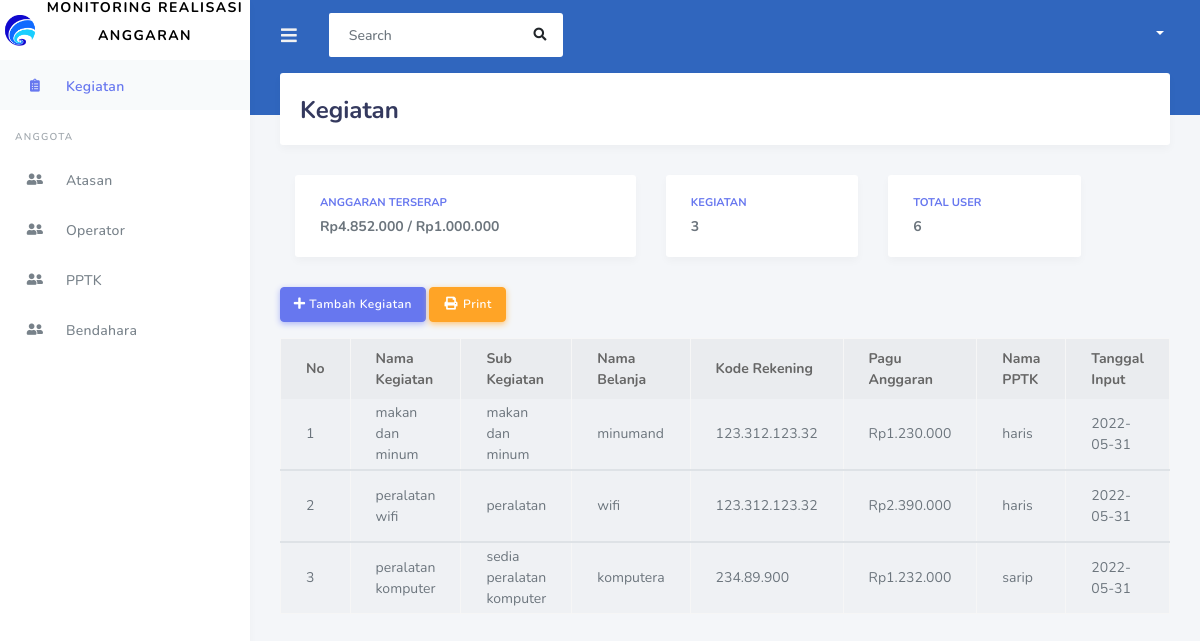
Page /operator/CKegiatanCRUD/index on the committed database.
### tables this page shows
CREATE TABLE `tb_kegiatan` (
  `id_kegiatan` int(11) NOT NULL,
  `nama_kegiatan` varchar(250) NOT NULL,
  `sub_kegiatan` varchar(250) NOT NULL,
  `nama_belanja` varchar(250) NOT NULL,
  `kode_rekening` varchar(250) NOT NULL,
  `pagu_anggaran` int(250) NOT NULL,
  `nama_pptk` varchar(250) NOT NULL,
  `tanggal_input` date NOT NULL,
  `nominal` int(250) NOT NULL,
  `bukti_tagihan` varchar(250) NOT NULL,
  `bukti_transfer` varchar(250) NOT NULL
);

### application/controllers/operator/CKegiatanCRUD.php (called while the page is built, shortened)
<?php
    class CKegiatanCRUD extends CI_Controller {
        public function index() {
            $data['kegiatan'] = $this->mkegiatancrud->tampilData()->result();
            $data['user'] = $this->mpptkcrud->tampilData()->result();
            $data['keg'] = $this->mkegiatancrud->count('tb_kegiatan');
            $data['bukti_tagihan'] = $this->mkegiatancrud->count('tb_kegiatan', 'bukti_tagihan');
            $data['bukti_transfer'] = $this->mkegiatancrud->count('tb_kegiatan', 'bukti_transfer') ;
            $data['pagu_anggaran'] = $this->mkegiatancrud->sum('tb_kegiatan', 'pagu_anggaran', );
            $data['nominal'] = $this->mkegiatancrud->sum('tb_kegiatan', 'nominal', );
            $data['PPTK'] = $this->mkegiatancrud->count('tb_pengguna', ' PPTK') ;
            $this->load->view('operator/VHeader');
            $this->load->view('operator/VSidebar');
            $this->load->view('operator/VKegiatanCRUD', $data);
            $this->load->view('operator/VFooter');
        }
    }

### index.php (called while the page is built, shortened)
<?php
require_once BASEPATH.'core/CodeIgniter.php';

### application/models/MKegiatanCRUD.php (called while the page is built, shortened)
<?php
class MKegiatanCRUD extends CI_Model {
    public function tampilData() {
        return $this->db->get('tb_kegiatan');
    }
    public function sum($table, $field)
    {
        $this->db->select_sum($field);
        return $this->db->get($table)->row_array()[$field];
    }
    public function count($table)
    {
        return $this->db->count_all($table);
    }
}
?>

### application/views/operator/VKegiatanCRUD.php (the view, shortened to what this page needs)
<div class="main-content">
    <section class="section">
        <div class="section-header">
            <h1>Kegiatan</h1>
        </div>
        <div class="container-fluid">
            <div class="row">
            <div class="col-xl-5 col-md-6">
                    <div class="card">
                        <div class="card-body">
                            <div class="row no-gutters align-items-center">
                                <div class="col mr-2">
                                    <div class="small text-xs font-weight-bold text-primary text-uppercase mb-1">
                                    ANGGARAN TERSERAP
                                    </div>
                                    <div class="h8 mb-0 font-weight-bold text-gray-800"><td>Rp<?php echo number_format($pagu_anggaran, 0, ',', '.') ?> /  <td>Rp<?php echo number_format($nominal, 0, ',', '.') ?> </div>
                                </div>
                            </div>
                        </div>
                    </div>
                </div>
                <div class="col-xl-3 col-md-6">
                    <div class="card">
                        <div class="card-body">
                            <div class="row no-gutters align-items-center">
                                <div class="col mr-2">
                                    <div class="small text-xs font-weight-bold text-primary text-uppercase mb-1">
                                        KEGIATAN
                                    </div>
                                    <div class="h8 mb-0 font-weight-bold text-gray-800"><?= $keg ?></td>
                                    </div>
                                </div>
                            </div>
                        </div>
                    </div>
                </div>
                <div class="col-xl-3 col-md-6">
                    <div class="card">
                        <div class="card-body">
                            <div class="row no-gutters align-items-center">
                                <div class="col">
                                    <div class="small text-xs font-weight-bold text-primary text-uppercase mb-1">
                                        TOTAL USER
                                    </div>
                                    <div class="h8 mb-0 font-weight-bold text-gray-800"><?= $PPTK ?>
                                    </div>
                                </div>
                            </div>
                        </div>
                    </div>
                </div>
            </div>
        </div>
        <buttton class="btn btn-primary mb-3" data-toggle="modal" data-target="#TambahKegiatan">
            <i class="fas fa-plus fa-sm"></i> Tambah Kegiatan</buttton>
            <a  class="btn btn-warning mb-3" href = "<?php echo base_url('operator/CKegiatancrud/print')?>" >
            <i class="fas fa-fw fa-print"></i> Print</a>
        <div class="table-responsive">
            <table id="dataTables" class="table table-hover table-striped table-bordered">
                <thead>
                    <th>No</th>
                    <th>Nama Kegiatan</th>
                    <th>Sub Kegiatan</th>
                    <th>Nama Belanja</th>
                    <th>Kode Rekening</th>
                    <th>Pagu Anggaran</th>
                    <th>Nama PPTK</th>
                    <th>Tanggal Input</th>
                </thead>
                <?php
                $no = 1;
                foreach ($kegiatan as $dxd) :
                ?>
                    <tbody>
                        <td><?php echo $no++ ?></td>
                        <td><?php echo $dxd->nama_kegiatan ?></td>
                        <td><?php echo $dxd->sub_kegiatan ?></td>
                        <td><?php echo $dxd->nama_belanja ?></td>
                        <td><?php echo $dxd->kode_rekening ?></td>
                        <td>Rp<?php echo number_format($dxd->pagu_anggaran, 0, ',', '.') ?></td>
                        <td><?php echo $dxd->nama_pptk ?></td>
                        <td><?php echo $dxd->tanggal_input ?></td>
                    </tbody>
                <?php endforeach; ?>
            </table>
        </div>
    </section>
</div>

### application/views/operator/VHeader.php (shortened to what this page needs)
<!DOCTYPE html>
<html lang="en">
<head>
  <link rel="stylesheet" href="https://stackpath.bootstrapcdn.com/bootstrap/4.3.1/css/bootstrap.min.css">
  <link rel="stylesheet" href="https://use.fontawesome.com/releases/v5.7.2/css/all.css">
  <link rel="stylesheet" href="<?php echo base_url('assets') ?>/assets/css/style.css">
  <link rel="stylesheet" href="<?php echo base_url('assets') ?>/assets/css/components.css">
</head>

### application/views/operator/VSidebar.php (shortened to what this page needs)
<body>
  <div id="app">
    <div class="main-wrapper">
      <div class="navbar-bg" style="background-color:#3066BE;"></div>
      <nav class="navbar navbar-expand-lg main-navbar">
        <form class="form-inline mr-auto">
          <ul class="navbar-nav mr-3">
            <li><a href="#" data-toggle="sidebar" class="nav-link nav-link-lg"><i class="fas fa-bars"></i></a></li>
          </ul>
          <div class="search-element">
            <input class="form-control" type="search" placeholder="Search" aria-label="Search" data-width="250">
            <button class="btn" type="submit"><i class="fas fa-search"></i></button>
          </div>
        </form>
        <ul class="navbar-nav navbar-right">
          <li class="dropdown"><a href="#" data-toggle="dropdown" class="nav-link dropdown-toggle nav-link-lg nav-link-user">
            </a>
          </li>
        </ul>
      </nav>
      <div class="main-sidebar">
        <aside id="sidebar-wrapper">
          <div class="sidebar-brand">
            <a class="sidebar-brand d-flex align-items-center justify-content-center" href="<?php echo base_url('operator/CKegiatanCRUD') ?>">
              <div class="sidebar-brand-icon">
                <img src="<?php echo base_url('/assets/images/favicon.png') ?>" alt="" width="40">
              </div>
              <p>Monitoring Realisasi Anggaran</p>
            </a>
          </div>
          <ul class="sidebar-menu">
            <li class="nav-item <?php echo $this->uri->segment(2) == 'CKegiatanCRUD' ? 'active' : '' ?>"><a class="nav-link" href="<?php echo base_url('operator/CKegiatanCRUD') ?>"><i class="fas fa-clipboard-list"></i> <span>Kegiatan</span></a></li>
            <li class="menu-header">Anggota</li>
            <li class="nav-item <?php echo $this->uri->segment(2) == 'CAtasanCRUD' ? 'active' : '' ?>"><a class="nav-link" href="<?php echo base_url('operator/CAtasanCRUD') ?>"><i class="fas fa-user-friends"></i> <span>Atasan</span></a></li>
            <li class="nav-item <?php echo $this->uri->segment(2) == 'COperatorCRUD' ? 'active' : '' ?>"><a class="nav-link" href="<?php echo base_url('operator/COperatorCRUD') ?>"><i class="fas fa-user-friends"></i> <span>Operator</span></a></li>
            <li class="nav-item <?php echo $this->uri->segment(2) == 'CPPTKCRUD' ? 'active' : '' ?>"><a class="nav-link" href="<?php echo base_url('operator/CPPTKCRUD') ?>"><i class="fas fa-user-friends"></i> <span>PPTK</span></a></li>
            <li class="nav-item <?php echo $this->uri->segment(2) == 'CBendaharaCRUD' ? 'active' : '' ?>""><a class=" nav-link" href="<?php echo base_url('operator/CBendaharaCRUD') ?>"><i class="fas fa-user-friends"></i> <span>Bendahara</span></a></li>
          </ul>
        </aside>
      </div>

### application/views/operator/VFooter.php (shortened to what this page needs)
    </div>
  </div>
</body>
</html>

### rows in the picture
tb_kegiatan: nama_kegiatan "makan dan minum", sub_kegiatan "makan dan minum", nama_belanja "minumand", kode_rekening "123.312.123.32", pagu_anggaran "1.230.000", nama_pptk "haris", tanggal_input "2022-05-31"
tb_kegiatan: nama_kegiatan "peralatan wifi", sub_kegiatan "peralatan", nama_belanja "wifi", kode_rekening "123.312.123.32", pagu_anggaran "2.390.000", nama_pptk "haris", tanggal_input "2022-05-31"
tb_kegiatan: nama_kegiatan "peralatan komputer", sub_kegiatan "sedia peralatan komputer", nama_belanja "komputera", kode_rekening "234.89.900", pagu_anggaran "1.232.000", nama_pptk "sarip", tanggal_input "2022-05-31"

### other values in the picture
$pagu_anggaran "4.852.000"
$nominal "1.000.000"
$keg "3"
$PPTK "6"
